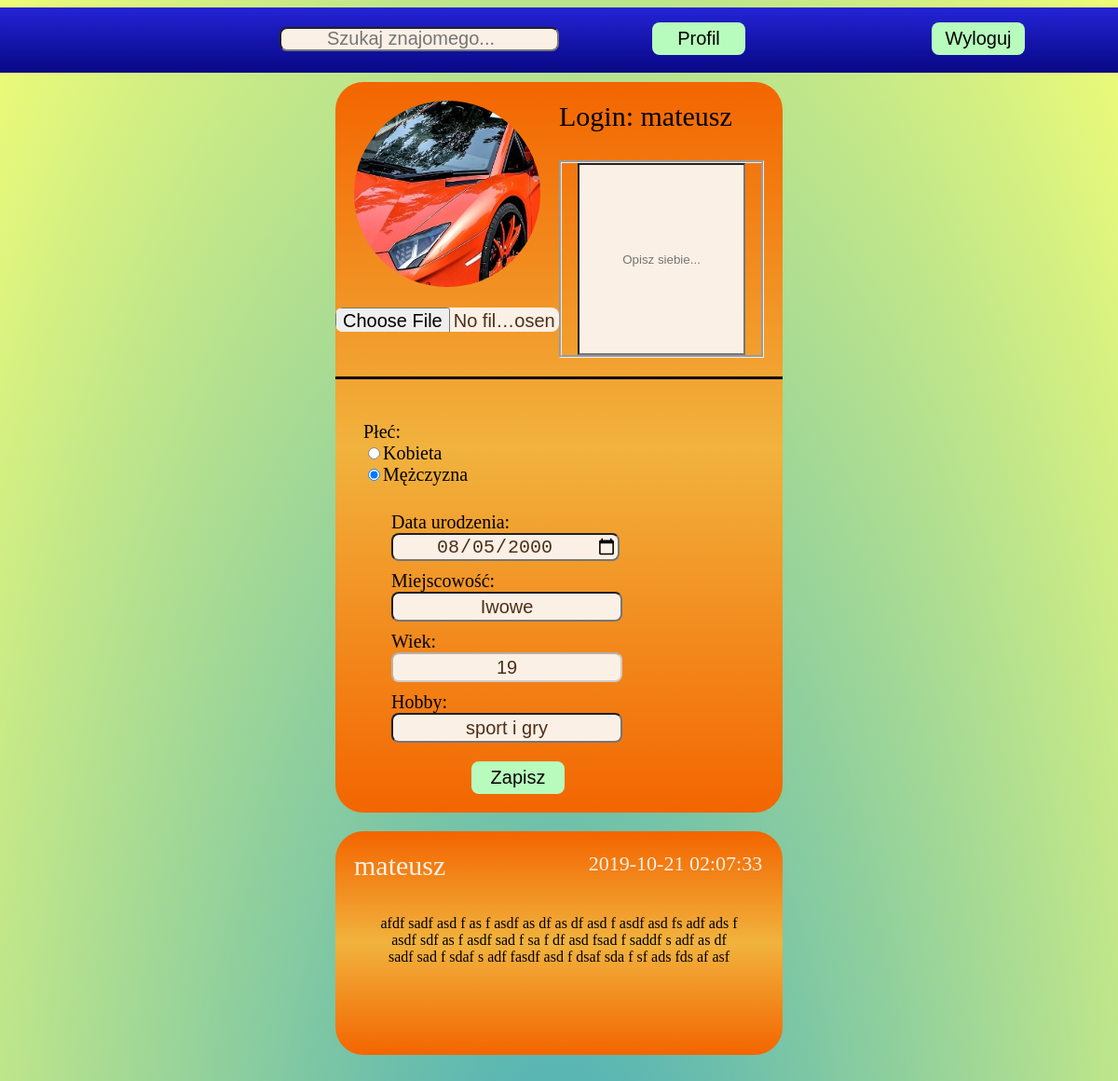
The app's page /edytuj_profil.php (signed in), older data.
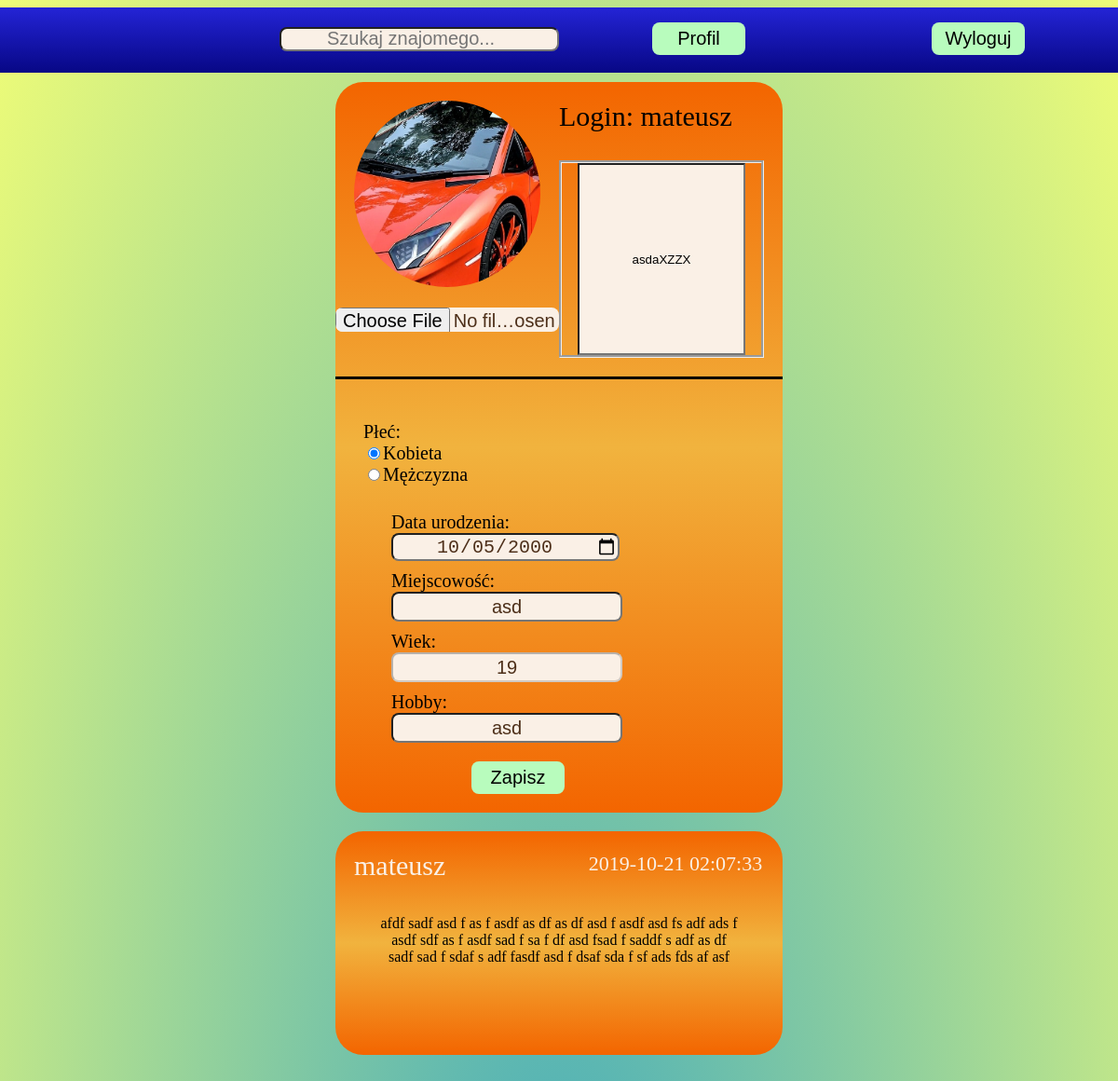
The same page, newer data.
### tables this page shows
CREATE TABLE `uzytkownicy` (
  `ID` int(11) NOT NULL,
  `LOGIN` varchar(100) NOT NULL,
  `HASLO` varchar(254) NOT NULL,
  `EMAIL` varchar(100) NOT NULL,
  `URODZENIE` date NOT NULL,
  `PLEC` varchar(10) NOT NULL,
  `OPIS` text,
  `MIEJSCOWOSC` text,
  `HOBBY` text,
  `profilowe` text NOT NULL
);

CREATE TABLE `posty` (
  `ID` int(11) NOT NULL,
  `ID_LOGIN` int(11) NOT NULL,
  `TEKST` text NOT NULL,
  `DATA` datetime NOT NULL
);

### edytuj_profil.php (the view, shortened to what this page needs)
<!doctype html>
    <html>
        <head>
            <link rel="stylesheet" href="style.css">
            <link rel="stylesheet" href="tablica.css">
            <link rel="stylesheet" href="szukaj_znajomego.css">
        </head>
        <body>
                <div class="strona">
                        <?php include "menu.php" ?>
                        <div class="log">
                            <div class="x"></div>
                            <div class="y">
                                <?php
                                    require_once "polaczenie.php";
                                    $login = $_SESSION['zalogowany-user'];
                                    try
                                    {
                                        $conn = new mysqli($servername, $username, $password, $dbname);
                                        if ($conn->connect_error)
                                            {
                                                throw new Exception(mysqli_connect_errno());
                                            }
                                        else
                                        {
                                            if($rezultat = $conn->query("SELECT *,TIMESTAMPDIFF(YEAR,URODZENIE,CURDATE()) AS WIEK FROM uzytkownicy WHERE ID = (SELECT ID FROM uzytkownicy WHERE LOGIN='$login')"))
                                            {
                                                if ($rezultat->num_rows > 0)
                                                {
                                                        $wiersz = $rezultat->fetch_assoc();
                                                        echo "<form enctype='multipart/form-data' action='edytuj_profil.php' method='post'>";
                                                        echo "<div class='lewo'>";
                                                        echo "<img src='./img/".$wiersz["LOGIN"].".jpg'  height='200' width='200'>";
                                                        echo "<br><br><input type='file' class='logowanie' name='plik'/>";
                                                        echo "</div>";
                                                        echo "<div class='prawo'>";
                                                        echo "<div class='login'> Login: ".$wiersz["LOGIN"]."</div>";
                                                        echo "<div class='opis'><input type='text' class='okno_post' placeholder='Opisz siebie...' name='opis' autofocus value='".$wiersz["OPIS"]."'></div>";
                                                        echo "</div>";
                                                        echo "<div class='informacje'>";
                                                        echo "<div class='naglowek'></div>";
                                                        echo "<div class='info'>";
                                                        echo "<div class='dane'> Płeć: <br> <input type='radio' name='plec' value='K'";
                                                        if($wiersz['PLEC']==="K") echo "checked='checked'";
                                                        echo  "class='logowanie1'>Kobieta</br> <input type='radio' name='plec' value='M'";
                                                        if($wiersz['PLEC']==="M")  echo "checked='checked'";
                                                        echo "class='logowanie1'>Mężczyzna";
                                                        echo "<div class='dane'> <br>  Data urodzenia:<br> <input type='date' name='urodziny' class='logowanie' value='".$wiersz["URODZENIE"]."'>";
                                                        echo "</div>";
                                                        echo "<div class='dane'>  Miejscowość: <br> <input type='text' name='miejscowosc' class='logowanie' value='".$wiersz["MIEJSCOWOSC"]."'></div>";
                                                        echo "<div class='dane'> Wiek: <br> <input type='text' class='logowanie' disabled value='".$wiersz["WIEK"]."'></div>";
                                                        echo "<div class='dane'> Hobby: <br> <input type='text' name='hobby' class='logowanie' value='".$wiersz["HOBBY"]."'></div>";
                                                        echo "</div>";
                                                        echo "<div class='zapisz'><input type='submit' name='zapisz' value='Zapisz' class='zaloguj'></div>";
                                                        echo "</form>";
                                                        echo "</div>";
                                                }
                                                else
                                                {
                                                    throw new Exception($conn->connect_error);
                                                }
                                            }
                                            else
                                            {
                                                throw new Exception($conn->connect_error);
                                            }
                                        }
                                    }
                                    catch (Exception $e)
                                    {
                                        echo $e;
                                        die("<div class='server_blad'>Błąd połaczenia! Przepraszamy! Proszę spróbować za chwilę!</div>");
                                    }
                                ?>
                            </div>
                        </div>
                            <?php
                                 require_once "polaczenie.php";
                                 $login = $_SESSION['zalogowany-user'];
                                 try
                                 {
                                     $conn = new mysqli($servername, $username, $password, $dbname);
                                     if ($conn->connect_error)
                                         {
                                             throw new Exception(mysqli_connect_errno());
                                         }
                                     else
                                     {
                                         if($rezultat = $conn->query("SELECT TEKST,DATA,LOGIN FROM posty INNER JOIN uzytkownicy ON uzytkownicy.ID = posty.ID_LOGIN WHERE uzytkownicy.ID = (SELECT ID FROM uzytkownicy WHERE LOGIN='$login') ORDER BY DATA DESC"))
                                         {
                                            if ($rezultat->num_rows > 0)
                                            {
                                                while($wiersz = $rezultat->fetch_assoc())
                                                {
                                                    echo "<div class='y'>";
                                                    echo "<div class='autor'>";
                                                    echo "<a href='profil.php?LOGIN=".$wiersz["LOGIN"]."' class='link_autor'>".$wiersz["LOGIN"]."</a>";
                                                    echo "<div class='data'>".$wiersz["DATA"]."</div>";
                                                    echo "</div>";
                                                    echo "<div class='tekst'>".$wiersz["TEKST"]."</div>";
                                                    echo "</div>";
                                                }
                                            }
                                         }
                                         else
                                         {
                                             throw new Exception($conn->connect_error);
                                         }
                                     }
                                 }
                                catch (Exception $e)
								{
									die("<div class='server_blad'>Błąd połaczenia! Przepraszamy! Proszę spróbować za chwilę!</div>");
								}
                            ?>
                            <div class="x">
                            </div>
                        </div>
        </body>
    </html>

### menu.php
<div class="nav">
    <div class="pasek">
        <div class="podziel"></div>
        <form action="szukaj_znajomego.php" method="post">
            <div class="podziel"><input type="search" placeholder="Szukaj znajomego..."  name="wyszukaj" incremental autofocus required class="logowanie"></div>
        </form>
        <div class="podziel">
            <form action="edytuj_profil.php" method="post">
                <input type="submit" name="Profil" value="Profil" class="zaloguj">
            </form>
        </div>
        <div class="podziel">
            <form action="tablica.php" method="post">
                <input type="submit" name="wyloguj" value="Wyloguj" class="zaloguj">
            </form>
        </div>
    </div>
<div class="pasek_pole"></div>

### style.css (style rules this page uses)
body { margin-left: auto; margin-right: auto; background: radial-gradient(rgba(20, 150, 173, 0.808),rgba(225, 250, 4, 0.541)); width: 100%; height: 100%; min-height: 730px; }
.log { width:100%; height: 300px; }
.x { width:30%; float: left; min-height: 800px; height: 100%; }
.y { width:40%; min-width: 400px; background: linear-gradient(rgb(243, 101, 0),rgb(241, 179, 62),rgb(243, 101, 0)); float: left; min-height: 200px; text-align: center; padding-top: 20px; border-radius: 30px; }
input,textarea { background: rgb(184, 252, 189); }
.logowanie { width: 30%; min-width: 100px; max-width: 400px; border-radius: 8px; height: 26px; cursor: pointer; text-align: center; color: rgb(77, 47, 25); font-size: 20px; }
.zaloguj { width: 25%; min-width: 100px; border-radius: 8px; cursor: pointer; min-height: 35px; margin-top: 10px; font-size: 20px; border: 1px; }

### tablica.css (style rules this page uses)
.pasek { position: fixed; width: 100%; height: 70px; background: linear-gradient(rgb(36, 36, 214),rgb(7, 7, 133)); text-align: right; }
.pasek_pole { width: 100%; height: 80px; }
.podziel { width: 25%; float: left; text-align: center; line-height: 70px; min-height: 10px; }
.logowanie { width: 100%; background: linen; }
.okno_post { width: 80%; min-height: 200px; text-align: center; background: linen; }
.y { margin-bottom: 20px; }
.x { height: 2000px; }
.autor { text-align: left; margin-left: 20px; padding-bottom: 30px; font-size: 20px; color: linen; }
.link_autor { text-decoration: none; color: linen; font-size: 30px; display: block; width: 50%; float: left; height: 30px; }
.data { text-align: center; font-size: 22px; color: linen; width: 50%; float: left; line-height: 30px; height: 30px; }
.tekst { width: 80%; margin-left: auto; margin-right: auto; margin-top: 40px; padding-bottom: 30px; }

### szukaj_znajomego.css (style rules this page uses)
.lewo { float: left; width: 50%; margin-bottom: 20px; }
.prawo { float: left; width: 50%; text-align: left; margin-bottom: 20px; }
.informacje { width: 100%; clear: both; }
img { border-radius: 100px; }
.login { font-size: 30px; margin-bottom: 30px; }
.opis { text-align: center; height: 100%; min-height: 200px; border-style: groove; margin-right: 20px; line-height: 200px; }
.naglowek { font-size: 30px; margin-bottom: 30px; border-top-style: solid; padding-top: 10px; }
.dane { padding: 5px; text-align: left; padding-left: 30px; font-size: 20px; }
.y { padding-bottom: 20px; }
.info { width: 50%; text-align: center; float: left; }
.dane { width: 100%; }
.zapisz { width: 100%; text-align: center; width: 200px; margin-left: 40%; }

Row changes from the older to the newer data that the page shows:
changed uzytkownicy "mateusz": opis (not shown) → "asdaXZZX"; PLEC "☐" → "☑"; PLEC "☑" → "☐"; urodziny "08/05/2000" → "10/05/2000"; miejscowosc "Iwowe" → "asd"; hobby "sport i gry" → "asd"
